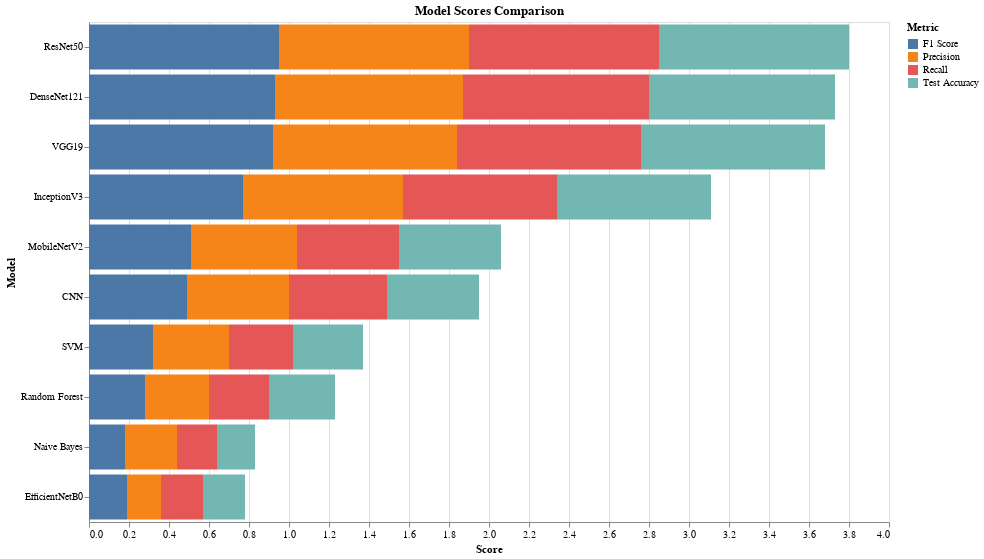

Notebook code cell kept with this figure:
### Markdown cell above
**COMPARISON SECTION**

### Code cell
import pandas as pd
import altair as alt

# Enable Altair to render plots in Colab
alt.renderers.enable('colab')

# Test data
model_names = ['Naive Bayes', 'Random Forest', 'SVM', 'CNN', 'MobileNetV2', 'DenseNet121', 'ResNet50', 'VGG19', 'InceptionV3', 'EfficientNetB0']
test_accuracy_scores = [0.19, 0.33, 0.35, 0.46, 0.51, 0.93, 0.95, 0.92, 0.77, 0.21]
precision_scores = [0.26, 0.32, 0.38, 0.51, 0.53, 0.94, 0.95, 0.92, 0.80, 0.17]
recall_scores = [0.20, 0.30, 0.32, 0.49, 0.51, 0.93, 0.95, 0.92, 0.77, 0.21]
f1_scores = [0.18, 0.28, 0.32, 0.49, 0.51, 0.93, 0.95, 0.92, 0.77, 0.19]

# Create a DataFrame
data = pd.DataFrame({'Model': model_names,
                     'Test Accuracy': test_accuracy_scores,
                     'Precision': precision_scores,
                     'Recall': recall_scores,
                     'F1 Score': f1_scores})

# Melt the dataframe to long format
data_melted = data.melt('Model', var_name='Metric', value_name='Score')

# Create an interactive plot using Altair with increased plot size
chart = alt.Chart(data_melted).mark_bar().encode(
    x='Score:Q',
    y=alt.Y('Model:N', sort='-x'),
    color='Metric:N',
    tooltip=['Model', 'Metric', 'Score']
).properties(
    width=800,  # Increased width
    height=500, # Increased height
    title='Model Scores Comparison'
).interactive()

# Show the plot
chart

### Figure 1 — Vega-Lite specification as saved in the notebook (floating-point values rounded to 4 significant figures)
{"config": {"view": {"continuousWidth": 400, "continuousHeight": 300}}, "data": {"name": "data-7cff1fab688218a25832fd48b4794b84"}, "mark": "bar", "encoding": {"color": {"field": "Metric", "type": "nominal"}, "tooltip": [{"field": "Model", "type": "nominal"}, {"field": "Metric", "type": "nominal"}, {"field": "Score", "type": "quantitative"}], "x": {"field": "Score", "type": "quantitative"}, "y": {"field": "Model", "sort": "-x", "type": "nominal"}}, "height": 500, "selection": {"selector006": {"type": "interval", "bind": "scales", "encodings": ["x", "y"]}}, "title": "Model Scores Comparison", "width": 800, "$schema": "https://vega.github.io/schema/vega-lite/v4.17.0.json", "datasets": {"data-7cff1fab688218a25832fd48b4794b84": [{"Model": "Naive Bayes", "Metric": "Test Accuracy", "Score": 0.19}, {"Model": "Random Forest", "Metric": "Test Accuracy", "Score": 0.33}, {"Model": "SVM", "Metric": "Test Accuracy", "Score": 0.35}, {"Model": "CNN", "Metric": "Test Accuracy", "Score": 0.46}, {"Model": "MobileNetV2", "Metric": "Test Accuracy", "Score": 0.51}, {"Model": "DenseNet121", "Metric": "Test Accuracy", "Score": 0.93}, {"Model": "ResNet50", "Metric": "Test Accuracy", "Score": 0.95}, {"Model": "VGG19", "Metric": "Test Accuracy", "Score": 0.92}, {"Model": "InceptionV3", "Metric": "Test Accuracy", "Score": 0.77}, {"Model": "EfficientNetB0", "Metric": "Test Accuracy", "Score": 0.21}, {"Model": "Naive Bayes", "Metric": "Precision", "Score": 0.26}, {"Model": "Random Forest", "Metric": "Precision", "Score": 0.32}, {"Model": "SVM", "Metric": "Precision", "Score": 0.38}, {"Model": "CNN", "Metric": "Precision", "Score": 0.51}, {"Model": "MobileNetV2", "Metric": "Precision", "Score": 0.53}, {"Model": "DenseNet121", "Metric": "Precision", "Score": 0.94}, {"Model": "ResNet50", "Metric": "Precision", "Score": 0.95}, {"Model": "VGG19", "Metric": "Precision", "Score": 0.92}, {"Model": "InceptionV3", "Metric": "Precision", "Score": 0.8}, {"Model": "EfficientNetB0", "Metric": "Precision", "Score": 0.17}, {"Model": "Naive Bayes", "Metric": "Recall", "Score": 0.2}, {"Model": "Random Forest", "Metric": "Recall", "Score": 0.3}, {"Model": "SVM", "Metric": "Recall", "Score": 0.32}, {"Model": "CNN", "Metric": "Recall", "Score": 0.49}, {"Model": "MobileNetV2", "Metric": "Recall", "Score": 0.51}, {"Model": "DenseNet121", "Metric": "Recall", "Score": 0.93}, {"Model": "ResNet50", "Metric": "Recall", "Score": 0.95}, {"Model": "VGG19", "Metric": "Recall", "Score": 0.92}, {"Model": "InceptionV3", "Metric": "Recall", "Score": 0.77}, {"Model": "EfficientNetB0", "Metric": "Recall", "Score": 0.21}, {"Model": "Naive Bayes", "Metric": "F1 Score", "Score": 0.18}, {"Model": "Random Forest", "Metric": "F1 Score", "Score": 0.28}, {"Model": "SVM", "Metric": "F1 Score", "Score": 0.32}, {"Model": "CNN", "Metric": "F1 Score", "Score": 0.49}, {"Model": "MobileNetV2", "Metric": "F1 Score", "Score": 0.51}, {"Model": "DenseNet121", "Metric": "F1 Score", "Score": 0.93}, {"Model": "ResNet50", "Metric": "F1 Score", "Score": 0.95}, {"Model": "VGG19", "Metric": "F1 Score", "Score": 0.92}, {"Model": "InceptionV3", "Metric": "F1 Score", "Score": 0.77}, {"Model": "EfficientNetB0", "Metric": "F1 Score", "Score": 0.19}]}}
